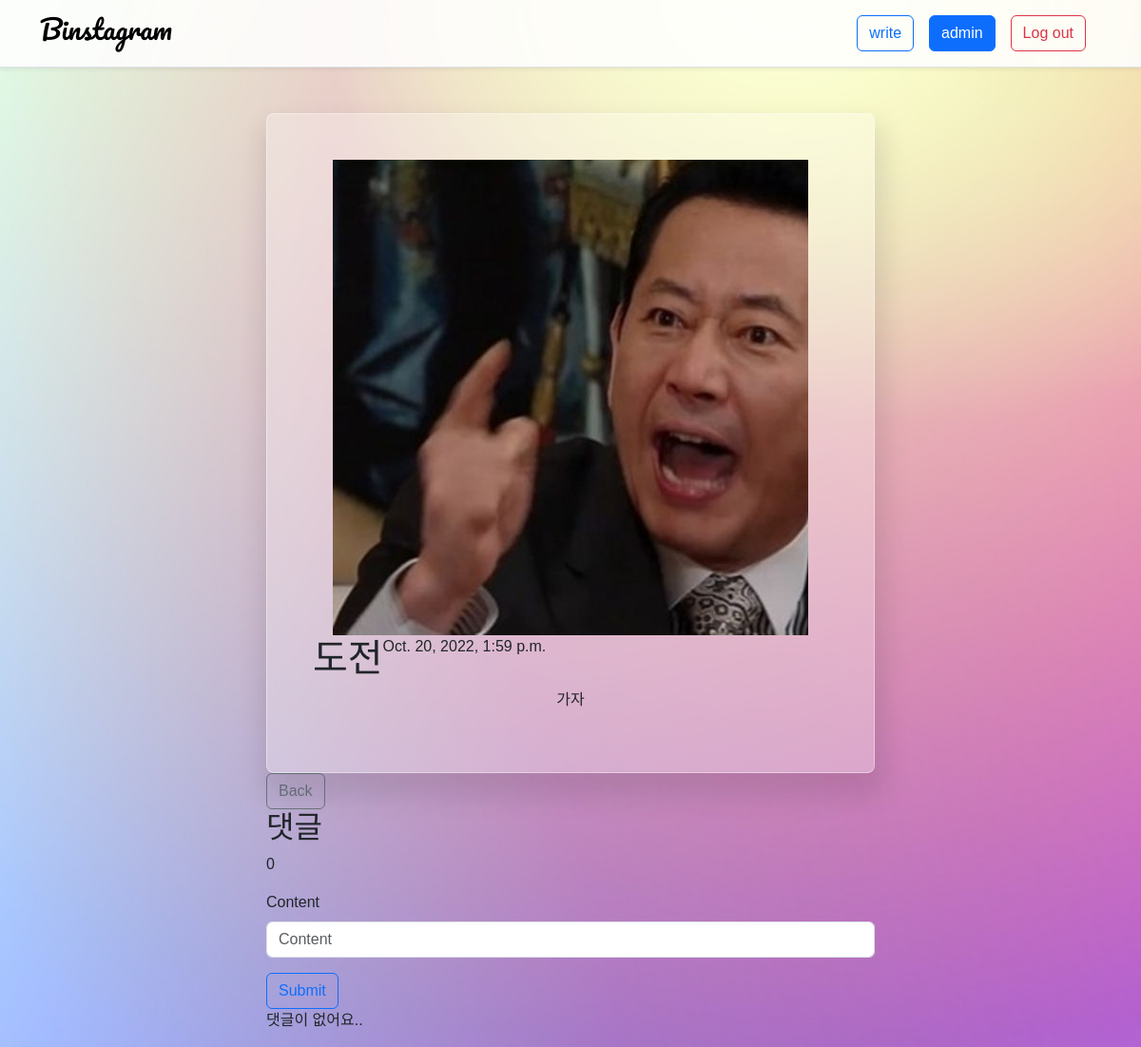
/10/ (signed in), run on the app's committed database.
### accounts/models.py (models this page shows)
class User(AbstractUser):
    pass

### articles/models.py (models this page shows)
class Article(models.Model):
    title = models.CharField(max_length=80)
    content = models.TextField()
    created_at = models.DateTimeField(auto_now_add=True)
    image = ProcessedImageField(
        upload_to='images/',
        blank=True,
        processors=[ResizeToFill(500,500)],
        format='JPEG',
        options={'quality':80}
        )
    user = models.ForeignKey(settings.AUTH_USER_MODEL, on_delete=models.CASCADE)

### articles/views.py (the view)
# urls.py: path('<int:pk>/', views.detail, name='detail'),
def detail(request, pk):
    article = Article.objects.get(pk=pk)
    comments_forms = CommentForm()
    context = {
        'article' : article,
        'comments' : article.comment_set.all().order_by('-pk'),
        'comments_form' : comments_forms,
    }
    return render(request, 'articles/detail.html', context)

### articles/forms.py
class CommentForm(forms.ModelForm):
    class Meta:
        model = Comment
        fields = ['content',]

### articles/templates/articles/detail.html (shortened to what this page needs)
{% extends 'base.html' %}
{% load django_bootstrap5 %}
{% load static %}
{% block content %}
<div class="d-flex flex-column">
<div class="detail text-center rounded-3 p-5">
  {% if article.image %}
  <img src="{{ article.image.url }}">
  {% endif %}
  <div class="d-flex">
    <h1 class="fw-light">{{article.title}}</h1>
    <p>{{ article.created_at }}</p>
  </div>
    <p>{{ article.content }}</p>
</div>
<div class="comment">
  <a class="btn btn-outline-secondary" href="{% url 'articles:index' %}">Back</a>
  <h2>댓글</h2>
  <p>{{ comments|length }}</p>
  {% if request.user.is_authenticated %}
  <form action="{% url 'articles:comments' article.pk %}" method="POST">
    {% bootstrap_form comments_form %}
    <input class="btn btn-outline-primary" type="submit" value="Submit">
  </form>
  {% endif %}
  {% for comment in comments %}
  <p>{{ comment.user.username }} {{ comment.content }}</p>
  {% if request.user == comment.user %}
  <form action="{% url 'articles:comment_delete' article.pk comment.pk %}" method="POST">
    {% csrf_token %}
    <input class="btn btn-outline-danger" type="submit" value="Delete">
  </form>
  {% endif %}
    {% empty %}
    <p>댓글이 없어요..</p>
  {% endfor %}
</div>
</div>
{% endblock %}

### templates/base.html (shortened to what this page needs)
{% load django_bootstrap5 %}
{% load static %}
<!DOCTYPE html>
<html lang="en">
<head>
  <link rel="stylesheet" href="{% static 'css/style.css' %}">
  {% bootstrap_css %}
</head>
<body class="body bg-light">
  <nav class="shadow-sm sticky-top navbar navbar-expand-lg border-bottom" style="background-color: rgba(255, 255, 255, 0.871);">
    <div class="container">
      <a class="navbar-brand" href="{% url 'articles:index' %}"><h1 class="logo">Binstagram</h1></a>
      <div class="collapse navbar-collapse justify-content-end" id="navbarNav">
        <ul class="navbar-nav">
          {% if user.is_authenticated %}
          <li class="nav-item">
            <a class="btn btn-outline-primary me-3 my-2" href="{% url 'articles:create' %}">write</a>
          </li>
          <li class="nav-item me-3 my-2">
            <a class="btn btn-primary" href="{% url 'accounts:detail' user.pk %}">{{ user }}</a>
          </li>
          <li class="nav-item me-3 my-2">
            <a class="btn btn-outline-danger" href="{% url 'accounts:logout' %}">Log out</a>
          </li>
          {% endif %}
        </ul>
      </div>
    </div>
  </nav>
  <div class="container d-flex justify-content-center mt-5">
  {% block content %}
  {% endblock %}
  </div>
</body>
</html>

### static/css/style.css (style rules this page uses)
.body { font-family: 'Montserrat', sans-serif; font-family: 'Noto Sans KR', sans-serif; min-height: 100vh; width: 100vw; background-image: url('../images/2.jpg'); background-repeat : no-repeat; background-size : cover; }
.logo { font-size: 28px; font-family: 'Pacifico', cursive; }
.detail { background-color: rgba(255, 255, 255, 0.294); width: 40rem; backdrop-filter: blur(15px); border: 1px solid rgba(255, 255, 255, 0.39); box-shadow: 3px 18px 27px 8px rgba(9, 1, 17, 0.101); }

### data on the page
User: username "admin"
Article: image (picture), title "도전", created_at "Oct. 20, 2022, 1:59 p.m.", content "가자"

### other printed values
{{ comments|length }} "0"
